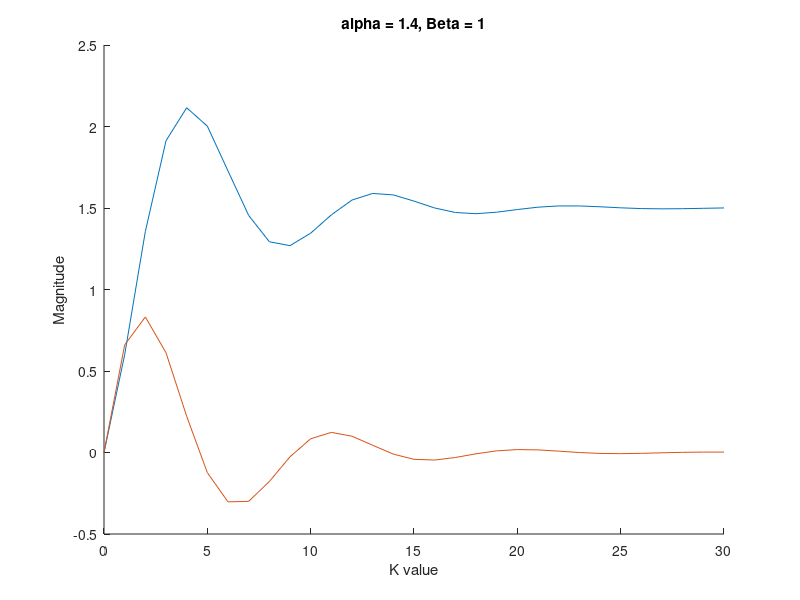
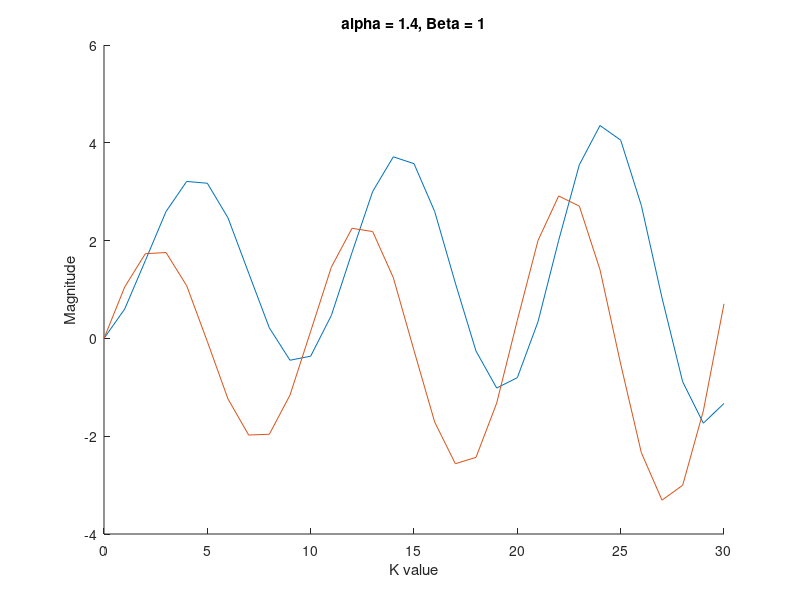
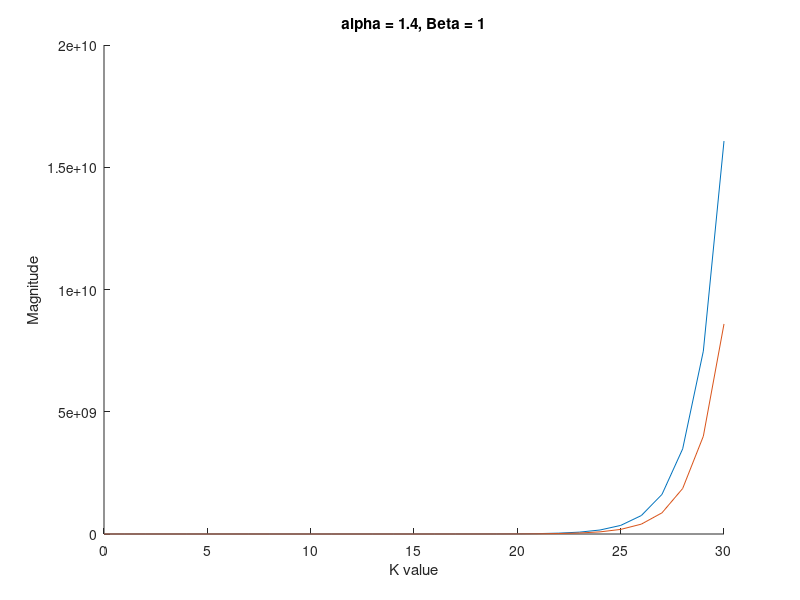
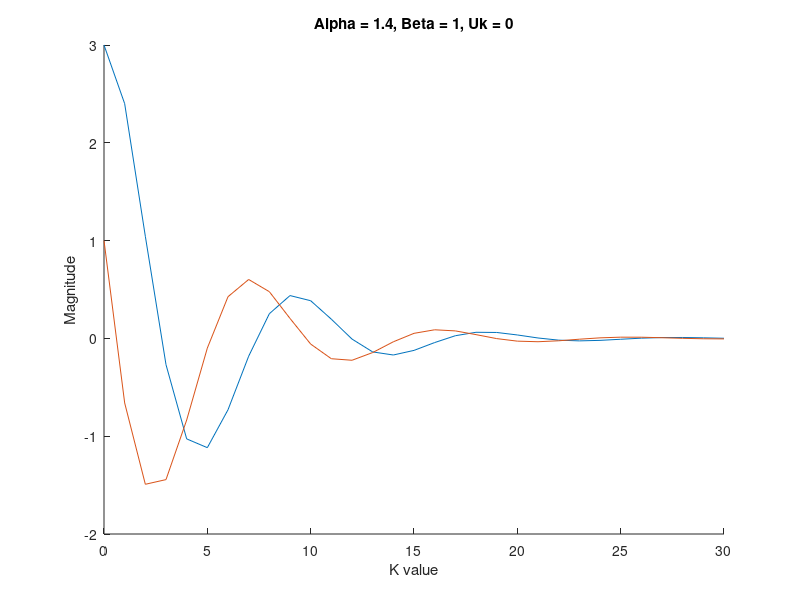

The MATLAB script that drew these images, in order:
%% Problem 2, part b
clear all;close all;clc
alpha = [0.6,0.6,1.4];
beta = [1.1,1.75,1];
x = [0 0]';

k = [0:30];

evals = zeros(2,3);
for j = 1:3
    for i = 1:numel(k) - 1
        F = [alpha(j) alpha(j); beta(j)*(alpha(j) - 1) beta(j)*alpha(j)];
        G = [alpha(j);beta(j)*alpha(j)];
        H = [1 1];
        Uk = 1;

        x(:,i+1) = F*x(:,i) + G*Uk;
    end
        figure(j)
        hold on 
        plot(k,x(1,:))
        plot(k,x(2,:))
        evals(:,j) = eig(F)
        title('alpha = 1.4, Beta = 1')
        xlabel('K value');
        ylabel('Magnitude');
%         title('alpha = 0.6, Beta = 1.1 ')
        Y = [H;H*F];
        rank(Y)
end

%% part c
x = [3 1]';

k = [0:30];

evals = zeros(2,3);
for j = 1:3
    for i = 1:numel(k) - 1
        F = [alpha(j) alpha(j); beta(j)*(alpha(j) - 1) beta(j)*alpha(j)];
        G = [alpha(j);beta(j)*alpha(j)];
        H = [1 1];
        Uk = 0;

        x(:,i+1) = F*x(:,i) + G*Uk;
    end
        figure(j+3)
        hold on 
        plot(k,x(1,:))
        plot(k,x(2,:))
        evals(:,j) = eig(F);
        xlabel('K value');
        ylabel('Magnitude');
        title('Alpha = 1.4, Beta = 1, Uk = 0')
        Y = [H;H*F];
        rank(Y)
end
%% part c
x = [3 1]';
y = [];
X0 = [];
for j = 1:3
    O = [];
    for i = 1:10
        F = [alpha(j) alpha(j); beta(j)*(alpha(j) - 1) beta(j)*alpha(j)];
        G = [alpha(j);beta(j)*alpha(j)];
        H = [1 1];
        Uk = 0;

        x(:,i+1) = F*x(:,i) + G*Uk;
        
        O = [O;H*F^(i-1)];
    end
    y = [y;sum(x)];
    x0 = inv(O'*O)*O'*(y(j,[1:end-1]))';
    temp = x0';
    X0 = [X0;temp];
end
Y = [];
for j = 1:3
    O = [];
    F = [alpha(j) alpha(j); beta(j)*(alpha(j) - 1) beta(j)*alpha(j)];
    G = [alpha(j);beta(j)*alpha(j)];
    for i = 1:10
        O = [O;H*F^(i-1)];
    end
    Y(:,j) = O*((X0(j,:))');
end
t = [0:9];
close all
figure
hold on
plot(t,y(1,[1:end-1]))
plot(t,Y(:,1))
title('Predicted vs Real Observations First Alpha Beta Combo')
legend('Real Observations','Predicted Observations')
figure
hold on
plot(t,y(2,[1:end-1]))
plot(t,Y(:,2))
title('Predicted vsReal Observations Second Slpha Beta Combo')
legend('Real Observations','Predicted Observations')
figure
hold on
plot(t,y(3,[1:end-1]))
plot(t,Y(:,3))
title('Predicted vs Real Observation Third Alpha Beta Combo')
legend('Ral Observations','Predicted Observations')
